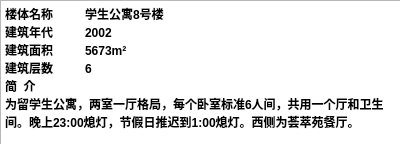
<?xml version="1.0" encoding="UTF-8"?>
<ui version="4.0">
 <class>a28bahao</class>
 <widget class="QDialog" name="a28bahao">
  <property name="geometry">
   <rect>
    <x>0</x>
    <y>0</y>
    <width>400</width>
    <height>144</height>
   </rect>
  </property>
  <property name="windowTitle">
   <string>Dialog</string>
  </property>
  <widget class="QTextBrowser" name="textBrowser">
   <property name="geometry">
    <rect>
     <x>0</x>
     <y>0</y>
     <width>401</width>
     <height>151</height>
    </rect>
   </property>
   <property name="html">
    <string>&lt;!DOCTYPE HTML PUBLIC &quot;-//W3C//DTD HTML 4.0//EN&quot; &quot;http://www.w3.org/TR/REC-html40/strict.dtd&quot;&gt;
&lt;html&gt;&lt;head&gt;&lt;meta name=&quot;qrichtext&quot; content=&quot;1&quot; /&gt;&lt;style type=&quot;text/css&quot;&gt;
p, li { white-space: pre-wrap; }
&lt;/style&gt;&lt;/head&gt;&lt;body style=&quot; font-family:'SimSun'; font-size:9pt; font-weight:400; font-style:normal;&quot;&gt;
&lt;p style=&quot; margin-top:0px; margin-bottom:0px; margin-left:0px; margin-right:0px; -qt-block-indent:0; text-indent:0px;&quot;&gt;&lt;span style=&quot; font-weight:600;&quot;&gt;楼体名称	学生公寓8号楼&lt;/span&gt;&lt;/p&gt;
&lt;p style=&quot; margin-top:0px; margin-bottom:0px; margin-left:0px; margin-right:0px; -qt-block-indent:0; text-indent:0px;&quot;&gt;&lt;span style=&quot; font-weight:600;&quot;&gt;建筑年代	2002&lt;/span&gt;&lt;/p&gt;
&lt;p style=&quot; margin-top:0px; margin-bottom:0px; margin-left:0px; margin-right:0px; -qt-block-indent:0; text-indent:0px;&quot;&gt;&lt;span style=&quot; font-weight:600;&quot;&gt;建筑面积	5673m²	&lt;/span&gt;&lt;/p&gt;
&lt;p style=&quot; margin-top:0px; margin-bottom:0px; margin-left:0px; margin-right:0px; -qt-block-indent:0; text-indent:0px;&quot;&gt;&lt;span style=&quot; font-weight:600;&quot;&gt;建筑层数	6&lt;/span&gt;&lt;/p&gt;
&lt;p style=&quot; margin-top:0px; margin-bottom:0px; margin-left:0px; margin-right:0px; -qt-block-indent:0; text-indent:0px;&quot;&gt;&lt;span style=&quot; font-weight:600;&quot;&gt;简  介	&lt;/span&gt;&lt;/p&gt;
&lt;p style=&quot; margin-top:0px; margin-bottom:0px; margin-left:0px; margin-right:0px; -qt-block-indent:0; text-indent:0px;&quot;&gt;&lt;span style=&quot; font-weight:600;&quot;&gt;为留学生公寓，两室一厅格局，每个卧室标准6人间，共用一个厅和卫生间。晚上23:00熄灯，节假日推迟到1:00熄灯。西侧为荟萃苑餐厅。&lt;/span&gt;&lt;/p&gt;
&lt;p style=&quot;-qt-paragraph-type:empty; margin-top:0px; margin-bottom:0px; margin-left:0px; margin-right:0px; -qt-block-indent:0; text-indent:0px; font-weight:600;&quot;&gt;&lt;br /&gt;&lt;/p&gt;&lt;/body&gt;&lt;/html&gt;</string>
   </property>
  </widget>
 </widget>
 <resources/>
 <connections/>
</ui>
